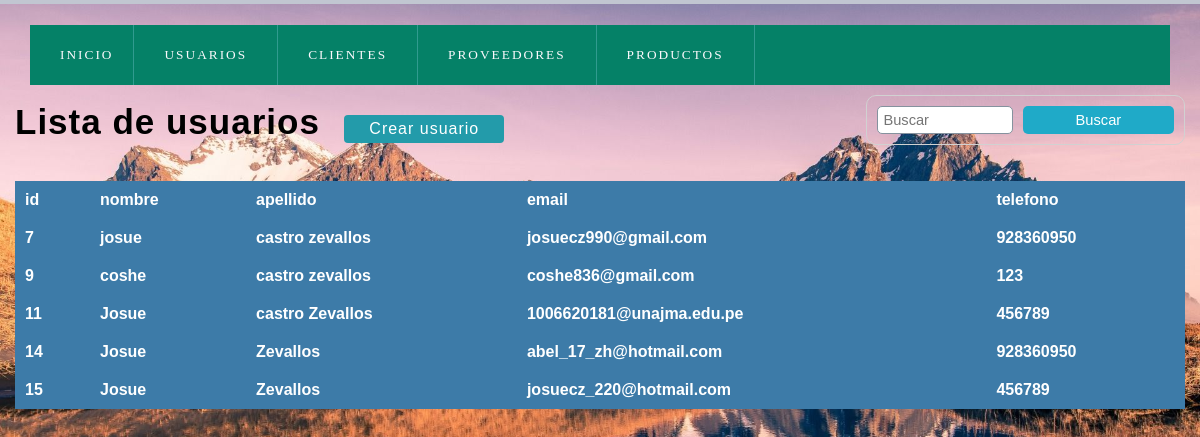
/olvidocontraseña/lista_usuario.php, run on the app's committed database.
### tables this page shows
CREATE TABLE `users` (
  `id` int(11) NOT NULL,
  `first_name` varchar(100) NOT NULL,
  `last_name` varchar(100) NOT NULL,
  `email` varchar(100) NOT NULL,
  `password` varchar(255) NOT NULL,
  `phone` varchar(15) NOT NULL,
  `forgot_pass_identity` varchar(32) NOT NULL,
  `created` datetime NOT NULL,
  `modified` datetime NOT NULL,
  `status` enum('1','0') NOT NULL DEFAULT '1'
);

### olvidocontraseña/lista_usuario.php (the view, shortened to what this page needs)
<?php
$conexion=mysqli_connect('localhost','root','12345678','logtest',3360);
 ?>
<!DOCTYPE html>
<html>
<head>
    <?php include "scripts.php"; ?>
</head>
<body>
<?php include "index2.php"; ?>
<section id="container">
<h1>Lista de usuarios</h1>
<a href="registro_usuario.php" class="btn_new">Crear usuario</a>
<form action="buscar_usuario.php" method="get" class="form_search">
<input type="text" name="busqueda" id="busqueda" placeholder="Buscar">
<input type="submit" value="Buscar" class="btn_search">
</form>
<br>
<br>
	<table >
		<tr>
			<th>id</th>
			<th>nombre</th>
			<th>apellido</th>
			<th>email</th>
			<th>telefono</th>
		</tr>
		<?php
		$sql="SELECT id,first_name,last_name,email,phone from users";
		$result=mysqli_query($conexion,$sql);
		while($mostrar=mysqli_fetch_array($result)){
		 ?>
		<tr>
			<th><?php echo $mostrar['id'] ?></th>
			<th><?php echo $mostrar['first_name'] ?></th>
			<th><?php echo $mostrar['last_name'] ?></th>
			<th><?php echo $mostrar['email'] ?></th>
			<th><?php echo $mostrar['phone'] ?></th>
		</tr>
	<?php
	}
	 ?>
	</table>
</body>
</html>

### olvidocontraseña/css/style.css (style rules this page uses)
* { margin: 0; padding: 0; box-sizing: border-box; }
body { background: #ededed; }
h1, h2, h3, h4, h5, h6 { font-family: 'arial'; font-weight: bold; letter-spacing: 1px; }
h1 { font-size: 26px; }
a { text-decoration: none; font-family: arial; letter-spacing: 1px; }
#container { padding: 90px 15px 15px; }
form { background: #FFF; margin: auto; padding: 20px 50px; border: 1px solid #d1d1d1; }
input,select { display: block; width: 100%; font-size: 11pt; padding: 5px; border: 1px solid #85929e; border-radius: 5px; }
#container h1 { font-size: 35px; display: inline-block; }
.btn_new { display: inline-block; background: #239baa; color: #FFF; padding: 5px 25px; border-radius: 4px; margin: 20px; }
table { border-collapse: collapse; font-size: 12pt; font-family: 'arial'; width: 100%; }
table th { text-align: left; padding: 10px; background: #3d7ba8; color: #FFF; }
table tr:nth-child(odd) { background: #FFF; }
.form_search { display: -webkit-flex; display: -moz-flex; display: -ms-flex; display: -o-flex; display: flex; float: right; background: initial; padding: 10px; border-radius: 10px; }
.form_search .btn_search { background: #1faac8; color: #FFF; padding: 0 20px; border: 0; cursor: pointer; margin-left: 10px; }

### olvidocontraseña/css/estilo.css (style rules this page uses)
body { margin: 0; font-family: sans-serif; background-image:url(IMG/fondo.jpg); width: 100%; height:100%vh; background-size: cover; }
a { text-decoration: none; font-family: arial; letter-spacing: 1px; }

### data on the page
users: id "7", first_name "josue", last_name "castro zevallos", email "josuecz990@gmail.com", phone "928360950"
users: id "9", first_name "coshe", last_name "castro zevallos", email "coshe836@gmail.com", phone "123"
users: id "11", first_name "Josue", last_name "castro Zevallos", email "1006620181@unajma.edu.pe", phone "456789"
users: id "14", first_name "Josue", last_name "Zevallos", email "abel_17_zh@hotmail.com", phone "928360950"
users: id "15", first_name "Josue", last_name "Zevallos", email "josuecz_220@hotmail.com", phone "456789"
